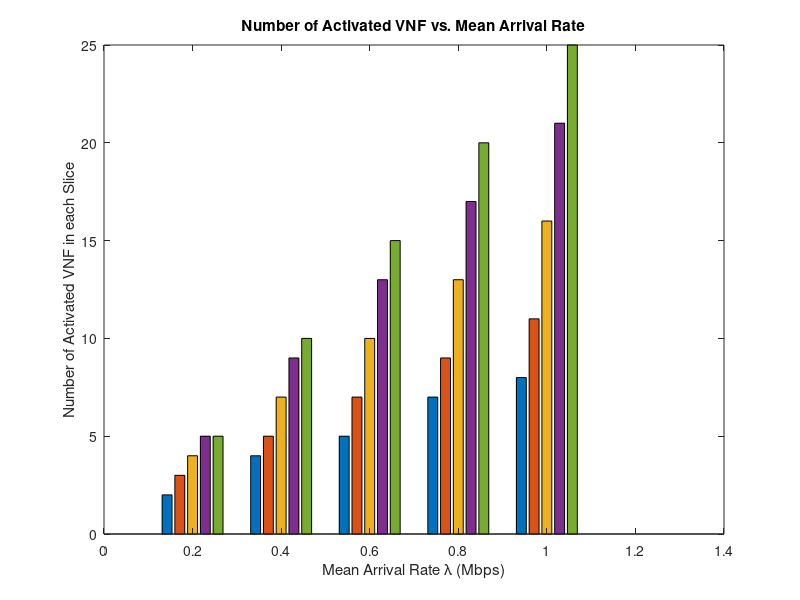

Recreate this plot in MATLAB.
figure;
x = zeros(5,4);
x(:,1) = [2 4 5 7 8]; % mu 16e5 12 UE
x(:,2) = 3:2:11; %mu  12e5 12 UE
x(:,3) = 4:3:17; %mu 8e5  12 UE
x(:,4) = 5:4:21; %mu 6e5  12UE
x(:,5) = 5:5:25; %mu 5e5  12 UE
y = 0.2:0.2:1;
bar(y,x)
xlabel('Mean Arrival Rate \lambda (Mbps)')
ylabel('Number of Activated VNF in each Slice')
title('Number of Activated VNF vs. Mean Arrival Rate')